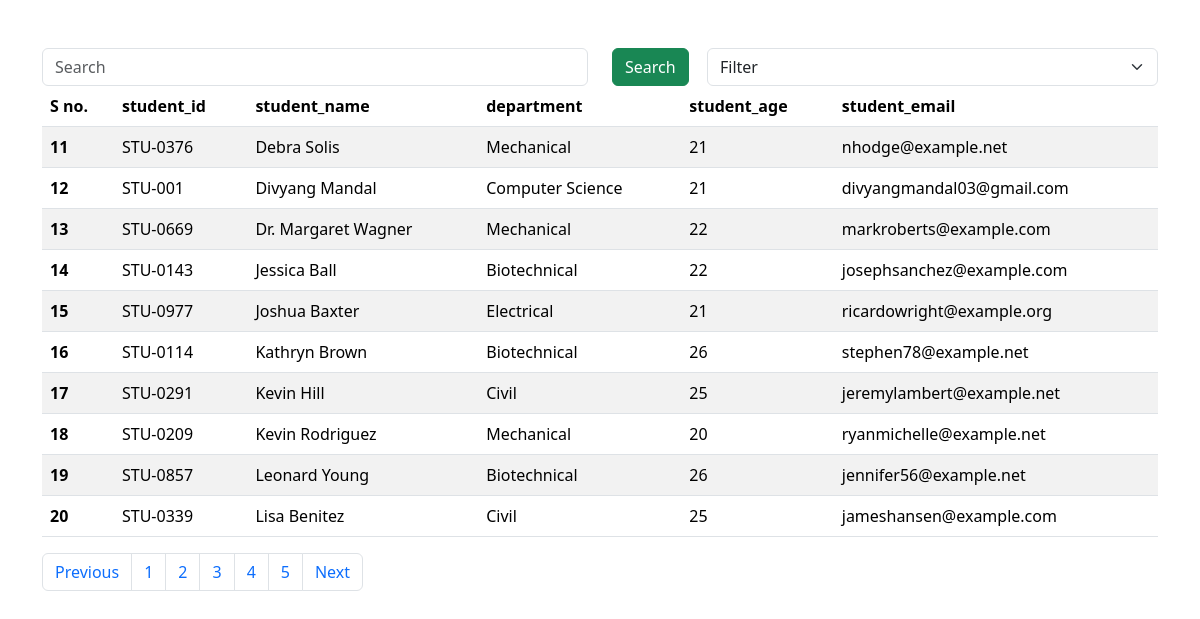
Screenshot of /students/?page=2 with the database file from the repository.
### vege/models.py (models this page shows, shortened)
class Student(models.Model):
    department = models.ForeignKey(Department, related_name="depart", on_delete=models.CASCADE)
    student_id = models.OneToOneField(StudentID, related_name="studentid", on_delete=models.CASCADE)
    student_name = models.CharField(max_length=100)
    student_email = models.EmailField(unique=True)
    student_age = models.IntegerField(default = 17)
    student_address = models.TextField()
    class Meta:
        ordering = ['student_name']
        verbose_name = "student"

class StudentID(models.Model):
    student_id = models.CharField(max_length=100)
    def __str__(self) -> str:
        return self.student_id

class Department(models.Model):
    department = models.CharField(max_length=100)
    def __str__(self) -> str:
        return self.department
    class Meta:
        ordering = ['department']

### vege/views.py (the view)
# urls.py: path('students/', get_students, name = "get_students"),
def get_students(request):
    if request.GET.get('optionFilter'):
        optionFilter = request.GET.get('optionFilter')
        print(optionFilter)
    queryset = Student.objects.all()
    search = ''
    if request.GET.get('search'):
        search = request.GET.get('search')
        lookup = {f"{optionFilter}__startswith": search}
        query = Q(**lookup)
        print(query)
        queryset = queryset.filter(query)
    paginator = Paginator(queryset, 10)  # Show 10 contacts per page.
    a = math.ceil(len(queryset)/10)
    page_number = request.GET.get("page",1)
    page_obj = paginator.get_page(page_number)
    return render(request, "report/student.html", {'queryset' : page_obj, "range": range(a), "search" : search})

### vege/templates/report/student.html (shortened to what this page needs)
{% extends "base.html"%}
{% block start %}
<div class = "container mt-5">
    <form>
    <div class = "row">
        <div class = "col-md-6" >
            <input class = "form-control" value = "{{search}}" name = "search" placeholder = "Search">
        </div>
        <div class = "col-md-1">
            <button type = "submit" class = "btn btn-success">Search</button>
        </div>
        <div class = "col-md-5">
          <select class="form-select" aria-label="Default select example" name = "optionFilter">
            <option selected value="student_name">Filter</option>
          </select>
        </div>
    </div>
    </form>
    <table class="table table-striped">
        <thead>
          <tr>
            <th scope="col">S no.</th>
            <th scope="col">student_id</th>
            <th scope="col">student_name</th>
            <th scope="col">department</th>
            <th scope="col">student_age</th>
            <th scope="col">student_email</th>
          </tr>
        </thead>
        <tbody>
            {% for student in queryset %}
          <tr>
            <th scope="row">{{ queryset.start_index|add:forloop.counter0 }}</th>
            <td>{{student.student_id}}</td>
            <td>{{student.student_name}}</td>
            <td>{{student.department}}</td>
            <td>{{student.student_age}}</td>
            <td>{{student.student_email}}</td>
          {% endfor %}
        </tbody>
      </table>
    <nav aria-label="Page navigation example">
        <ul class="pagination">
        {% if queryset.has_previous %}
          <li class="page-item"><a class="page-link" href="?page={{ queryset.previous_page_number }}">Previous</a></li>
        {% endif %}
        {% for i in range %}
          <li class="page-item"><a class="page-link" href="?page={{ i|add:1 }}">{{ i|add:1 }}</a></li>
        {% endfor %}
        {% if queryset.has_next %}
          <li class="page-item"><a class="page-link" href="?page={{ queryset.next_page_number }}">Next</a></li>
        {% endif %}
        </ul>
      </nav>
</div>
{% endblock %}

### rows the page displays
Student: start_index|add "11", student_id "STU-0376", student_name "Debra Solis", department "Mechanical", student_age "21", student_email "nhodge@example.net"
Student: start_index|add "12", student_id "STU-001", student_name "Divyang Mandal", department "Computer Science", student_age "21", student_email "divyangmandal03@gmail.com"
Student: start_index|add "13", student_id "STU-0669", student_name "Dr. Margaret Wagner", department "Mechanical", student_age "22", student_email "markroberts@example.com"
Student: start_index|add "14", student_id "STU-0143", student_name "Jessica Ball", department "Biotechnical", student_age "22", student_email "josephsanchez@example.com"
Student: start_index|add "15", student_id "STU-0977", student_name "Joshua Baxter", department "Electrical", student_age "21", student_email "ricardowright@example.org"
Student: start_index|add "16", student_id "STU-0114", student_name "Kathryn Brown", department "Biotechnical", student_age "26", student_email "stephen78@example.net"
Student: start_index|add "17", student_id "STU-0291", student_name "Kevin Hill", department "Civil", student_age "25", student_email "jeremylambert@example.net"
Student: start_index|add "18", student_id "STU-0209", student_name "Kevin Rodriguez", department "Mechanical", student_age "20", student_email "ryanmichelle@example.net"
Student: start_index|add "19", student_id "STU-0857", student_name "Leonard Young", department "Biotechnical", student_age "26", student_email "jennifer56@example.net"
Student: start_index|add "20", student_id "STU-0339", student_name "Lisa Benitez", department "Civil", student_age "25", student_email "jameshansen@example.com"

### other values shown
{{ i|add:1 }} "1" "2" "3" "4" "5"
